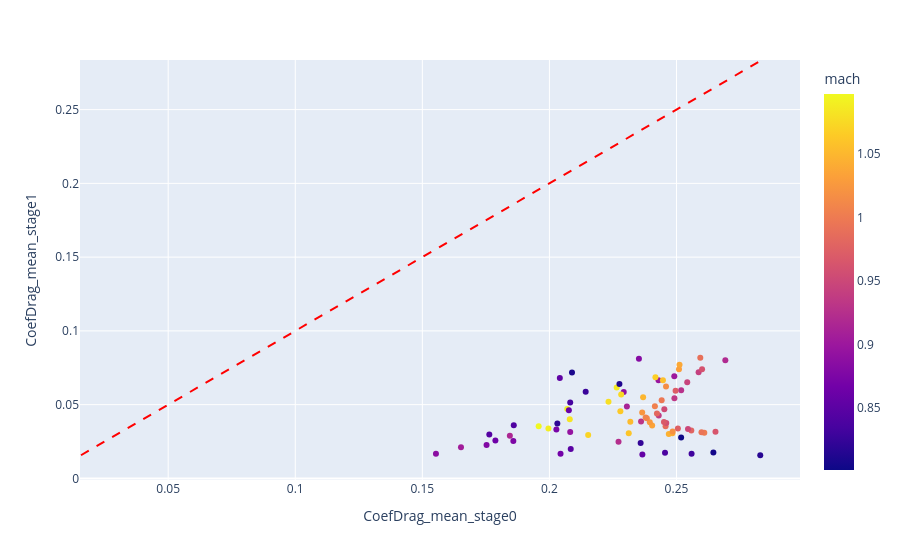
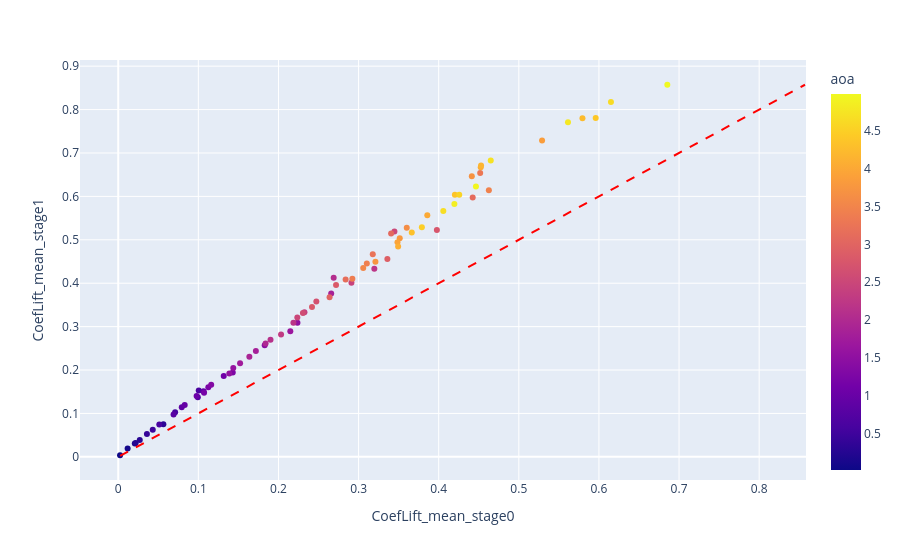
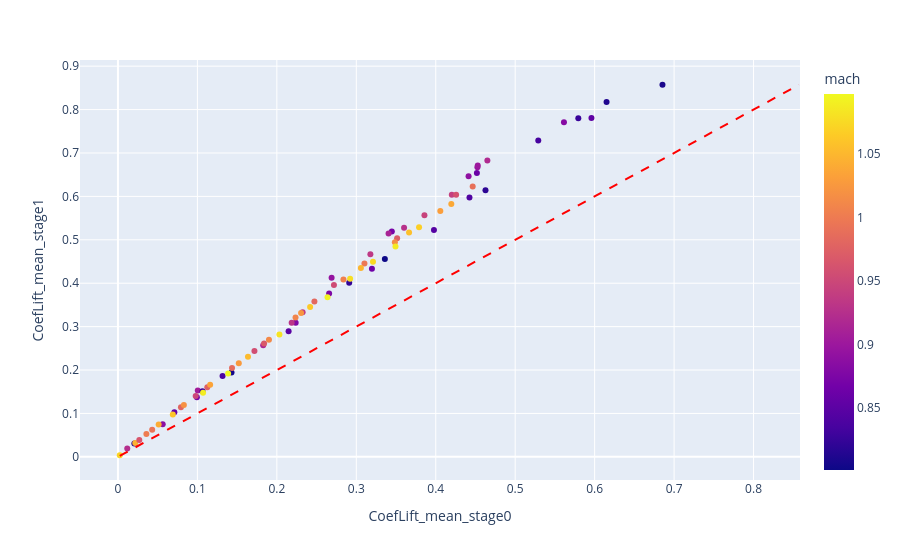
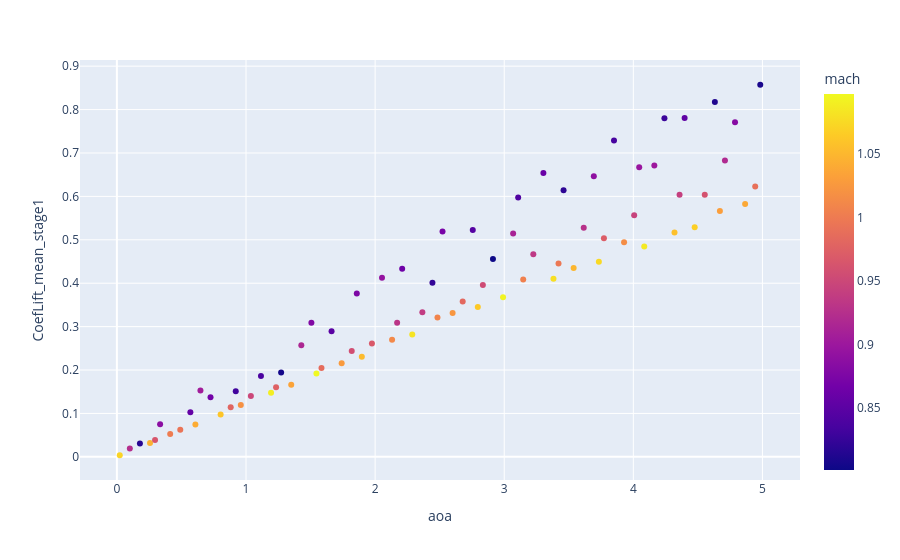

The notebook cell saved with these charts, in order:
### Code cell
plot_df_post(df_post, col1='CoefDrag_mean_stage0', col2='CoefDrag_mean_stage1', col3='mach', line_xy=True)
plot_df_post(df_post, col1='CoefLift_mean_stage0', col2='CoefLift_mean_stage1', col3='aoa', line_xy=True)

plot_df_post(df_post, col1='CoefLift_mean_stage0', col2='CoefLift_mean_stage1', col3='mach', line_xy=True)
plot_df_post(df_post, col1='aoa', col2='CoefLift_mean_stage1', col3='mach', line_xy=False)
plot_df_post(df_post, col1='CoefLift_mean_stage1', col2='CoefDrag_mean_stage1', col3='mach', line_xy=False)

### Figure 1 — Plotly figure (JSON) as saved in the notebook; plotly's stock layout.template omitted (floating-point values rounded to 4 significant figures; data arrays with more than 128 entries replaced by an {"elided": "..."} marker saying what was removed)
{"data": [{"customdata": {"elided": "80x70 mixed values"}, "hovertemplate": "CoefDrag_mean_stage0=%{x}<br>CoefDrag_mean_stage1=%{y}<br>aoa=%{customdata[0]}<br>mach=%{marker.color}<br>stage=%{customdata[2]}<br>case_idx=%{customdata[3]}<br>re=%{customdata[4]}<br>folder=%{customdata[5]}<br>CoefLift_mean_stage0=%{customdata[6]}<br>CoefLift_var_stage0=%{customdata[7]}<br>CoefDrag_var_stage0=%{customdata[8]}<br>CoefMomentY_mean_stage0=%{customdata[9]}<br>CoefMomentY_var_stage0=%{customdata[10]}<br>CoefLift_mean_stage1=%{customdata[11]}<br>CoefLift_var_stage1=%{customdata[12]}<br>CoefDrag_var_stage1=%{customdata[13]}<br>CoefMomentY_mean_stage1=%{customdata[14]}<br>CoefMomentY_var_stage1=%{customdata[15]}<br>total_iter_stage0=%{customdata[16]}<br>cfl_stage0=%{customdata[17]}<br>densityresidual_stage0=%{customdata[18]}<br>energystagnationdensityresidual_stage0=%{customdata[19]}<br>iteration_stage0=%{customdata[20]}<br>momentumresidual_stage0=%{customdata[21]}<br>momentumxresidual_stage0=%{customdata[22]}<br>momentumyresidual_stage0=%{customdata[23]}<br>momentumzresidual_stage0=%{customdata[24]}<br>time_stage0=%{customdata[25]}<br>turbulentsanutildedensityresidual_stage0=%{customdata[26]}<br>densityresidual_norm_stage0=%{customdata[27]}<br>densityresidual_scaled_stage0=%{customdata[28]}<br>energystagnationdensityresidual_norm_stage0=%{customdata[29]}<br>energystagnationdensityresidual_scaled_stage0=%{customdata[30]}<br>momentumresidual_norm_stage0=%{customdata[31]}<br>momentumresidual_scaled_stage0=%{customdata[32]}<br>momentumxresidual_norm_stage0=%{customdata[33]}<br>momentumxresidual_scaled_stage0=%{customdata[34]}<br>momentumyresidual_norm_stage0=%{customdata[35]}<br>momentumyresidual_scaled_stage0=%{customdata[36]}<br>momentumzresidual_norm_stage0=%{customdata[37]}<br>momentumzresidual_scaled_stage0=%{customdata[38]}<br>turbulentsanutildedensityresidual_norm_stage0=%{customdata[39]}<br>turbulentsanutildedensityresidual_scaled_stage0=%{customdata[40]}<br>stage_stage0=%{customdata[41]}<br>total_iterations_stage0=%{customdata[42]}<br>total_iter_stage1=%{customdata[43]}<br>cfl_stage1=%{customdata[44]}<br>densityresidual_stage1=%{customdata[45]}<br>energystagnationdensityresidual_stage1=%{customdata[46]}<br>iteration_stage1=%{customdata[47]}<br>momentumresidual_stage1=%{customdata[48]}<br>momentumxresidual_stage1=%{customdata[49]}<br>momentumyresidual_stage1=%{customdata[50]}<br>momentumzresidual_stage1=%{customdata[51]}<br>time_stage1=%{customdata[52]}<br>turbulentsanutildedensityresidual_stage1=%{customdata[53]}<br>densityresidual_norm_stage1=%{customdata[54]}<br>densityresidual_scaled_stage1=%{customdata[55]}<br>energystagnationdensityresidual_norm_stage1=%{customdata[56]}<br>energystagnationdensityresidual_scaled_stage1=%{customdata[57]}<br>momentumresidual_norm_stage1=%{customdata[58]}<br>momentumresidual_scaled_stage1=%{customdata[59]}<br>momentumxresidual_norm_stage1=%{customdata[60]}<br>momentumxresidual_scaled_stage1=%{customdata[61]}<br>momentumyresidual_norm_stage1=%{customdata[62]}<br>momentumyresidual_scaled_stage1=%{customdata[63]}<br>momentumzresidual_norm_stage1=%{customdata[64]}<br>momentumzresidual_scaled_stage1=%{customdata[65]}<br>turbulentsanutildedensityresidual_norm_stage1=%{customdata[66]}<br>turbulentsanutildedensityresidual_scaled_stage1=%{customdata[67]}<br>stage_stage1=%{customdata[68]}<br>total_iterations_stage1=%{customdata[69]}<extra></extra>", "legendgroup": "", "marker": {"color": [1.071, 0.9233, 0.8159, 1.046, 0.964, 0.8863, 1.001, 0.9937, 0.8566, 1.042, 0.9048, 0.8678, 1.06, 0.9789, 0.8307, 1.02, 0.9492, 0.8381, 1.09, 0.9752, 0.8048, 1.034, 0.9159, 0.8789, 1.097, 0.9863, 0.8492, 1.027, 0.9566, 0.8752, 1.053, 0.9678, 0.8937, 1.012, 0.9307, 0.864, 1.083, 0.9381, 0.8233, 1.008, 0.8715, 1.023, 0.9826, 0.8455, 1.064, 0.9529, 0.8011, 1.094, 0.9122, 0.8418, 1.005, 0.9344, 0.8603, 1.079, 0.9974, 0.8196, 1.049, 0.927, 0.89, 1.075, 0.9715, 0.8344, 1.016, 0.9455, 0.8974, 1.086, 0.9011, 0.827, 1.057, 0.9418, 0.8529, 1.068, 0.9603, 0.8122, 1.031, 0.9196, 0.8826, 1.038, 0.99, 0.8085], "coloraxis": "coloraxis", "symbol": "circle"}, "mode": "markers", "name": "", "orientation": "v", "showlegend": false, "type": "scatter", "x": [0.2152, 0.2272, 0.283, 0.247, 0.2653, 0.1554, 0.2609, 0.2598, 0.2366, 0.2484, 0.1652, 0.2044, 0.2312, 0.2558, 0.2559, 0.2485, 0.2545, 0.2455, 0.1996, 0.2506, 0.2645, 0.2404, 0.1844, 0.1753, 0.1958, 0.2457, 0.2084, 0.2395, 0.246, 0.1858, 0.2318, 0.2451, 0.2082, 0.2383, 0.2361, 0.1787, 0.208, 0.243, 0.2359, 0.2379, 0.2027, 0.2365, 0.2423, 0.1764, 0.2279, 0.2452, 0.2518, 0.207, 0.2305, 0.186, 0.2415, 0.2492, 0.2076, 0.2232, 0.2442, 0.2031, 0.2369, 0.2518, 0.2292, 0.2282, 0.2496, 0.2082, 0.2459, 0.2542, 0.2429, 0.2265, 0.2491, 0.2143, 0.2447, 0.2587, 0.2041, 0.2417, 0.2601, 0.2275, 0.251, 0.2692, 0.2352, 0.2512, 0.2594, 0.2089], "xaxis": "x", "y": [0.02944, 0.02479, 0.0157, 0.03016, 0.03162, 0.01675, 0.03098, 0.03123, 0.01619, 0.03057, 0.02111, 0.01672, 0.03058, 0.03246, 0.01671, 0.03186, 0.03353, 0.01731, 0.03386, 0.03384, 0.01764, 0.0358, 0.02899, 0.02272, 0.03535, 0.03533, 0.01996, 0.03805, 0.03753, 0.02528, 0.03834, 0.03821, 0.03147, 0.04086, 0.03849, 0.02568, 0.04018, 0.04271, 0.024, 0.04122, 0.03315, 0.0446, 0.04399, 0.02972, 0.04545, 0.04683, 0.0277, 0.04697, 0.04874, 0.03597, 0.04896, 0.05433, 0.0462, 0.05201, 0.05295, 0.0372, 0.05507, 0.05979, 0.05853, 0.05687, 0.05937, 0.05143, 0.0623, 0.06515, 0.06649, 0.0617, 0.06933, 0.05879, 0.06654, 0.07196, 0.06799, 0.06861, 0.07393, 0.06394, 0.07395, 0.08007, 0.08114, 0.07704, 0.08187, 0.07177], "yaxis": "y"}], "layout": {"coloraxis": {"colorbar": {"title": {"text": "mach"}}, "colorscale": [[0, "#0d0887"], [0.1111, "#46039f"], [0.2222, "#7201a8"], [0.3333, "#9c179e"], [0.4444, "#bd3786"], [0.5556, "#d8576b"], [0.6667, "#ed7953"], [0.7778, "#fb9f3a"], [0.8889, "#fdca26"], [1, "#f0f921"]]}, "legend": {"tracegroupgap": 0}, "margin": {"t": 60}, "shapes": [{"line": {"color": "Red", "dash": "dash"}, "type": "line", "x0": 0.0157, "x1": 0.283, "y0": 0.0157, "y1": 0.283}], "xaxis": {"anchor": "y", "domain": [0, 1], "title": {"text": "CoefDrag_mean_stage0"}}, "yaxis": {"anchor": "x", "domain": [0, 1], "title": {"text": "CoefDrag_mean_stage1"}}}}

### Figure 2 — Plotly figure (JSON) as saved in the notebook; plotly's stock layout.template omitted (floating-point values rounded to 4 significant figures; data arrays with more than 128 entries replaced by an {"elided": "..."} marker saying what was removed)
{"data": [{"customdata": {"elided": "80x70 mixed values"}, "hovertemplate": "CoefLift_mean_stage0=%{x}<br>CoefLift_mean_stage1=%{y}<br>aoa=%{marker.color}<br>mach=%{customdata[1]}<br>stage=%{customdata[2]}<br>case_idx=%{customdata[3]}<br>re=%{customdata[4]}<br>folder=%{customdata[5]}<br>CoefLift_var_stage0=%{customdata[6]}<br>CoefDrag_mean_stage0=%{customdata[7]}<br>CoefDrag_var_stage0=%{customdata[8]}<br>CoefMomentY_mean_stage0=%{customdata[9]}<br>CoefMomentY_var_stage0=%{customdata[10]}<br>CoefLift_var_stage1=%{customdata[11]}<br>CoefDrag_mean_stage1=%{customdata[12]}<br>CoefDrag_var_stage1=%{customdata[13]}<br>CoefMomentY_mean_stage1=%{customdata[14]}<br>CoefMomentY_var_stage1=%{customdata[15]}<br>total_iter_stage0=%{customdata[16]}<br>cfl_stage0=%{customdata[17]}<br>densityresidual_stage0=%{customdata[18]}<br>energystagnationdensityresidual_stage0=%{customdata[19]}<br>iteration_stage0=%{customdata[20]}<br>momentumresidual_stage0=%{customdata[21]}<br>momentumxresidual_stage0=%{customdata[22]}<br>momentumyresidual_stage0=%{customdata[23]}<br>momentumzresidual_stage0=%{customdata[24]}<br>time_stage0=%{customdata[25]}<br>turbulentsanutildedensityresidual_stage0=%{customdata[26]}<br>densityresidual_norm_stage0=%{customdata[27]}<br>densityresidual_scaled_stage0=%{customdata[28]}<br>energystagnationdensityresidual_norm_stage0=%{customdata[29]}<br>energystagnationdensityresidual_scaled_stage0=%{customdata[30]}<br>momentumresidual_norm_stage0=%{customdata[31]}<br>momentumresidual_scaled_stage0=%{customdata[32]}<br>momentumxresidual_norm_stage0=%{customdata[33]}<br>momentumxresidual_scaled_stage0=%{customdata[34]}<br>momentumyresidual_norm_stage0=%{customdata[35]}<br>momentumyresidual_scaled_stage0=%{customdata[36]}<br>momentumzresidual_norm_stage0=%{customdata[37]}<br>momentumzresidual_scaled_stage0=%{customdata[38]}<br>turbulentsanutildedensityresidual_norm_stage0=%{customdata[39]}<br>turbulentsanutildedensityresidual_scaled_stage0=%{customdata[40]}<br>stage_stage0=%{customdata[41]}<br>total_iterations_stage0=%{customdata[42]}<br>total_iter_stage1=%{customdata[43]}<br>cfl_stage1=%{customdata[44]}<br>densityresidual_stage1=%{customdata[45]}<br>energystagnationdensityresidual_stage1=%{customdata[46]}<br>iteration_stage1=%{customdata[47]}<br>momentumresidual_stage1=%{customdata[48]}<br>momentumxresidual_stage1=%{customdata[49]}<br>momentumyresidual_stage1=%{customdata[50]}<br>momentumzresidual_stage1=%{customdata[51]}<br>time_stage1=%{customdata[52]}<br>turbulentsanutildedensityresidual_stage1=%{customdata[53]}<br>densityresidual_norm_stage1=%{customdata[54]}<br>densityresidual_scaled_stage1=%{customdata[55]}<br>energystagnationdensityresidual_norm_stage1=%{customdata[56]}<br>energystagnationdensityresidual_scaled_stage1=%{customdata[57]}<br>momentumresidual_norm_stage1=%{customdata[58]}<br>momentumresidual_scaled_stage1=%{customdata[59]}<br>momentumxresidual_norm_stage1=%{customdata[60]}<br>momentumxresidual_scaled_stage1=%{customdata[61]}<br>momentumyresidual_norm_stage1=%{customdata[62]}<br>momentumyresidual_scaled_stage1=%{customdata[63]}<br>momentumzresidual_norm_stage1=%{customdata[64]}<br>momentumzresidual_scaled_stage1=%{customdata[65]}<br>turbulentsanutildedensityresidual_norm_stage1=%{customdata[66]}<br>turbulentsanutildedensityresidual_scaled_stage1=%{customdata[67]}<br>stage_stage1=%{customdata[68]}<br>total_iterations_stage1=%{customdata[69]}<extra></extra>", "legendgroup": "", "marker": {"color": [0.02215, 0.1003, 0.1784, 0.2565, 0.2956, 0.3347, 0.4128, 0.4909, 0.569, 0.6081, 0.6472, 0.7253, 0.8034, 0.8815, 0.9206, 0.9597, 1.038, 1.116, 1.194, 1.233, 1.272, 1.35, 1.428, 1.507, 1.546, 1.585, 1.663, 1.741, 1.819, 1.858, 1.897, 1.975, 2.053, 2.132, 2.171, 2.21, 2.288, 2.366, 2.444, 2.483, 2.522, 2.6, 2.678, 2.757, 2.796, 2.835, 2.913, 2.991, 3.069, 3.108, 3.147, 3.225, 3.303, 3.382, 3.421, 3.46, 3.538, 3.616, 3.694, 3.733, 3.772, 3.85, 3.928, 4.007, 4.046, 4.085, 4.163, 4.241, 4.319, 4.358, 4.397, 4.475, 4.553, 4.632, 4.671, 4.71, 4.788, 4.866, 4.944, 4.983], "coloraxis": "coloraxis", "symbol": "circle"}, "mode": "markers", "name": "", "orientation": "v", "showlegend": false, "type": "scatter", "x": [0.002261, 0.01171, 0.02066, 0.02177, 0.02686, 0.05632, 0.03579, 0.04308, 0.07099, 0.05124, 0.1005, 0.09932, 0.06906, 0.07929, 0.1064, 0.08297, 0.09784, 0.1317, 0.1071, 0.1125, 0.1429, 0.116, 0.1828, 0.2237, 0.1387, 0.1436, 0.2148, 0.1521, 0.1718, 0.2658, 0.1637, 0.1839, 0.2689, 0.1901, 0.2186, 0.3197, 0.2032, 0.2324, 0.2911, 0.2235, 0.3447, 0.2305, 0.2473, 0.3977, 0.2418, 0.2719, 0.3359, 0.2638, 0.3406, 0.4424, 0.2838, 0.3177, 0.4518, 0.2922, 0.3103, 0.4626, 0.3058, 0.3601, 0.4413, 0.321, 0.3514, 0.529, 0.3485, 0.3858, 0.4524, 0.3493, 0.4529, 0.5794, 0.3664, 0.4202, 0.596, 0.379, 0.4256, 0.615, 0.4058, 0.465, 0.5614, 0.4196, 0.4465, 0.6854], "xaxis": "x", "y": [0.003709, 0.0191, 0.03071, 0.03171, 0.03886, 0.07515, 0.05238, 0.06265, 0.1029, 0.07457, 0.1526, 0.1375, 0.09764, 0.1142, 0.151, 0.1196, 0.1403, 0.1861, 0.1477, 0.1606, 0.1943, 0.166, 0.2572, 0.3092, 0.1918, 0.2044, 0.2894, 0.2157, 0.2439, 0.3763, 0.2308, 0.2613, 0.4124, 0.27, 0.3087, 0.4333, 0.282, 0.3331, 0.4014, 0.321, 0.5194, 0.3315, 0.3577, 0.5225, 0.3451, 0.3961, 0.4558, 0.3679, 0.5145, 0.5972, 0.4084, 0.4668, 0.654, 0.4106, 0.4455, 0.6143, 0.4352, 0.5276, 0.6464, 0.4494, 0.5034, 0.729, 0.4945, 0.5565, 0.6669, 0.4845, 0.671, 0.7803, 0.5168, 0.604, 0.7806, 0.5288, 0.6038, 0.8177, 0.5666, 0.6825, 0.7708, 0.5826, 0.6229, 0.8572], "yaxis": "y"}], "layout": {"coloraxis": {"colorbar": {"title": {"text": "aoa"}}, "colorscale": [[0, "#0d0887"], [0.1111, "#46039f"], [0.2222, "#7201a8"], [0.3333, "#9c179e"], [0.4444, "#bd3786"], [0.5556, "#d8576b"], [0.6667, "#ed7953"], [0.7778, "#fb9f3a"], [0.8889, "#fdca26"], [1, "#f0f921"]]}, "legend": {"tracegroupgap": 0}, "margin": {"t": 60}, "shapes": [{"line": {"color": "Red", "dash": "dash"}, "type": "line", "x0": 0.002261, "x1": 0.8572, "y0": 0.002261, "y1": 0.8572}], "xaxis": {"anchor": "y", "domain": [0, 1], "title": {"text": "CoefLift_mean_stage0"}}, "yaxis": {"anchor": "x", "domain": [0, 1], "title": {"text": "CoefLift_mean_stage1"}}}}

### Figure 3 — Plotly figure (JSON) as saved in the notebook; plotly's stock layout.template omitted (floating-point values rounded to 4 significant figures; data arrays with more than 128 entries replaced by an {"elided": "..."} marker saying what was removed)
{"data": [{"customdata": {"elided": "80x70 mixed values"}, "hovertemplate": "CoefLift_mean_stage0=%{x}<br>CoefLift_mean_stage1=%{y}<br>aoa=%{customdata[0]}<br>mach=%{marker.color}<br>stage=%{customdata[2]}<br>case_idx=%{customdata[3]}<br>re=%{customdata[4]}<br>folder=%{customdata[5]}<br>CoefLift_var_stage0=%{customdata[6]}<br>CoefDrag_mean_stage0=%{customdata[7]}<br>CoefDrag_var_stage0=%{customdata[8]}<br>CoefMomentY_mean_stage0=%{customdata[9]}<br>CoefMomentY_var_stage0=%{customdata[10]}<br>CoefLift_var_stage1=%{customdata[11]}<br>CoefDrag_mean_stage1=%{customdata[12]}<br>CoefDrag_var_stage1=%{customdata[13]}<br>CoefMomentY_mean_stage1=%{customdata[14]}<br>CoefMomentY_var_stage1=%{customdata[15]}<br>total_iter_stage0=%{customdata[16]}<br>cfl_stage0=%{customdata[17]}<br>densityresidual_stage0=%{customdata[18]}<br>energystagnationdensityresidual_stage0=%{customdata[19]}<br>iteration_stage0=%{customdata[20]}<br>momentumresidual_stage0=%{customdata[21]}<br>momentumxresidual_stage0=%{customdata[22]}<br>momentumyresidual_stage0=%{customdata[23]}<br>momentumzresidual_stage0=%{customdata[24]}<br>time_stage0=%{customdata[25]}<br>turbulentsanutildedensityresidual_stage0=%{customdata[26]}<br>densityresidual_norm_stage0=%{customdata[27]}<br>densityresidual_scaled_stage0=%{customdata[28]}<br>energystagnationdensityresidual_norm_stage0=%{customdata[29]}<br>energystagnationdensityresidual_scaled_stage0=%{customdata[30]}<br>momentumresidual_norm_stage0=%{customdata[31]}<br>momentumresidual_scaled_stage0=%{customdata[32]}<br>momentumxresidual_norm_stage0=%{customdata[33]}<br>momentumxresidual_scaled_stage0=%{customdata[34]}<br>momentumyresidual_norm_stage0=%{customdata[35]}<br>momentumyresidual_scaled_stage0=%{customdata[36]}<br>momentumzresidual_norm_stage0=%{customdata[37]}<br>momentumzresidual_scaled_stage0=%{customdata[38]}<br>turbulentsanutildedensityresidual_norm_stage0=%{customdata[39]}<br>turbulentsanutildedensityresidual_scaled_stage0=%{customdata[40]}<br>stage_stage0=%{customdata[41]}<br>total_iterations_stage0=%{customdata[42]}<br>total_iter_stage1=%{customdata[43]}<br>cfl_stage1=%{customdata[44]}<br>densityresidual_stage1=%{customdata[45]}<br>energystagnationdensityresidual_stage1=%{customdata[46]}<br>iteration_stage1=%{customdata[47]}<br>momentumresidual_stage1=%{customdata[48]}<br>momentumxresidual_stage1=%{customdata[49]}<br>momentumyresidual_stage1=%{customdata[50]}<br>momentumzresidual_stage1=%{customdata[51]}<br>time_stage1=%{customdata[52]}<br>turbulentsanutildedensityresidual_stage1=%{customdata[53]}<br>densityresidual_norm_stage1=%{customdata[54]}<br>densityresidual_scaled_stage1=%{customdata[55]}<br>energystagnationdensityresidual_norm_stage1=%{customdata[56]}<br>energystagnationdensityresidual_scaled_stage1=%{customdata[57]}<br>momentumresidual_norm_stage1=%{customdata[58]}<br>momentumresidual_scaled_stage1=%{customdata[59]}<br>momentumxresidual_norm_stage1=%{customdata[60]}<br>momentumxresidual_scaled_stage1=%{customdata[61]}<br>momentumyresidual_norm_stage1=%{customdata[62]}<br>momentumyresidual_scaled_stage1=%{customdata[63]}<br>momentumzresidual_norm_stage1=%{customdata[64]}<br>momentumzresidual_scaled_stage1=%{customdata[65]}<br>turbulentsanutildedensityresidual_norm_stage1=%{customdata[66]}<br>turbulentsanutildedensityresidual_scaled_stage1=%{customdata[67]}<br>stage_stage1=%{customdata[68]}<br>total_iterations_stage1=%{customdata[69]}<extra></extra>", "legendgroup": "", "marker": {"color": [1.071, 0.9233, 0.8159, 1.046, 0.964, 0.8863, 1.001, 0.9937, 0.8566, 1.042, 0.9048, 0.8678, 1.06, 0.9789, 0.8307, 1.02, 0.9492, 0.8381, 1.09, 0.9752, 0.8048, 1.034, 0.9159, 0.8789, 1.097, 0.9863, 0.8492, 1.027, 0.9566, 0.8752, 1.053, 0.9678, 0.8937, 1.012, 0.9307, 0.864, 1.083, 0.9381, 0.8233, 1.008, 0.8715, 1.023, 0.9826, 0.8455, 1.064, 0.9529, 0.8011, 1.094, 0.9122, 0.8418, 1.005, 0.9344, 0.8603, 1.079, 0.9974, 0.8196, 1.049, 0.927, 0.89, 1.075, 0.9715, 0.8344, 1.016, 0.9455, 0.8974, 1.086, 0.9011, 0.827, 1.057, 0.9418, 0.8529, 1.068, 0.9603, 0.8122, 1.031, 0.9196, 0.8826, 1.038, 0.99, 0.8085], "coloraxis": "coloraxis", "symbol": "circle"}, "mode": "markers", "name": "", "orientation": "v", "showlegend": false, "type": "scatter", "x": [0.002261, 0.01171, 0.02066, 0.02177, 0.02686, 0.05632, 0.03579, 0.04308, 0.07099, 0.05124, 0.1005, 0.09932, 0.06906, 0.07929, 0.1064, 0.08297, 0.09784, 0.1317, 0.1071, 0.1125, 0.1429, 0.116, 0.1828, 0.2237, 0.1387, 0.1436, 0.2148, 0.1521, 0.1718, 0.2658, 0.1637, 0.1839, 0.2689, 0.1901, 0.2186, 0.3197, 0.2032, 0.2324, 0.2911, 0.2235, 0.3447, 0.2305, 0.2473, 0.3977, 0.2418, 0.2719, 0.3359, 0.2638, 0.3406, 0.4424, 0.2838, 0.3177, 0.4518, 0.2922, 0.3103, 0.4626, 0.3058, 0.3601, 0.4413, 0.321, 0.3514, 0.529, 0.3485, 0.3858, 0.4524, 0.3493, 0.4529, 0.5794, 0.3664, 0.4202, 0.596, 0.379, 0.4256, 0.615, 0.4058, 0.465, 0.5614, 0.4196, 0.4465, 0.6854], "xaxis": "x", "y": [0.003709, 0.0191, 0.03071, 0.03171, 0.03886, 0.07515, 0.05238, 0.06265, 0.1029, 0.07457, 0.1526, 0.1375, 0.09764, 0.1142, 0.151, 0.1196, 0.1403, 0.1861, 0.1477, 0.1606, 0.1943, 0.166, 0.2572, 0.3092, 0.1918, 0.2044, 0.2894, 0.2157, 0.2439, 0.3763, 0.2308, 0.2613, 0.4124, 0.27, 0.3087, 0.4333, 0.282, 0.3331, 0.4014, 0.321, 0.5194, 0.3315, 0.3577, 0.5225, 0.3451, 0.3961, 0.4558, 0.3679, 0.5145, 0.5972, 0.4084, 0.4668, 0.654, 0.4106, 0.4455, 0.6143, 0.4352, 0.5276, 0.6464, 0.4494, 0.5034, 0.729, 0.4945, 0.5565, 0.6669, 0.4845, 0.671, 0.7803, 0.5168, 0.604, 0.7806, 0.5288, 0.6038, 0.8177, 0.5666, 0.6825, 0.7708, 0.5826, 0.6229, 0.8572], "yaxis": "y"}], "layout": {"coloraxis": {"colorbar": {"title": {"text": "mach"}}, "colorscale": [[0, "#0d0887"], [0.1111, "#46039f"], [0.2222, "#7201a8"], [0.3333, "#9c179e"], [0.4444, "#bd3786"], [0.5556, "#d8576b"], [0.6667, "#ed7953"], [0.7778, "#fb9f3a"], [0.8889, "#fdca26"], [1, "#f0f921"]]}, "legend": {"tracegroupgap": 0}, "margin": {"t": 60}, "shapes": [{"line": {"color": "Red", "dash": "dash"}, "type": "line", "x0": 0.002261, "x1": 0.8572, "y0": 0.002261, "y1": 0.8572}], "xaxis": {"anchor": "y", "domain": [0, 1], "title": {"text": "CoefLift_mean_stage0"}}, "yaxis": {"anchor": "x", "domain": [0, 1], "title": {"text": "CoefLift_mean_stage1"}}}}

### Figure 4 — Plotly figure (JSON) as saved in the notebook; plotly's stock layout.template omitted (floating-point values rounded to 4 significant figures; data arrays with more than 128 entries replaced by an {"elided": "..."} marker saying what was removed)
{"data": [{"customdata": {"elided": "80x70 mixed values"}, "hovertemplate": "aoa=%{x}<br>CoefLift_mean_stage1=%{y}<br>mach=%{marker.color}<br>stage=%{customdata[1]}<br>case_idx=%{customdata[2]}<br>re=%{customdata[3]}<br>folder=%{customdata[4]}<br>CoefLift_mean_stage0=%{customdata[5]}<br>CoefLift_var_stage0=%{customdata[6]}<br>CoefDrag_mean_stage0=%{customdata[7]}<br>CoefDrag_var_stage0=%{customdata[8]}<br>CoefMomentY_mean_stage0=%{customdata[9]}<br>CoefMomentY_var_stage0=%{customdata[10]}<br>CoefLift_var_stage1=%{customdata[11]}<br>CoefDrag_mean_stage1=%{customdata[12]}<br>CoefDrag_var_stage1=%{customdata[13]}<br>CoefMomentY_mean_stage1=%{customdata[14]}<br>CoefMomentY_var_stage1=%{customdata[15]}<br>total_iter_stage0=%{customdata[16]}<br>cfl_stage0=%{customdata[17]}<br>densityresidual_stage0=%{customdata[18]}<br>energystagnationdensityresidual_stage0=%{customdata[19]}<br>iteration_stage0=%{customdata[20]}<br>momentumresidual_stage0=%{customdata[21]}<br>momentumxresidual_stage0=%{customdata[22]}<br>momentumyresidual_stage0=%{customdata[23]}<br>momentumzresidual_stage0=%{customdata[24]}<br>time_stage0=%{customdata[25]}<br>turbulentsanutildedensityresidual_stage0=%{customdata[26]}<br>densityresidual_norm_stage0=%{customdata[27]}<br>densityresidual_scaled_stage0=%{customdata[28]}<br>energystagnationdensityresidual_norm_stage0=%{customdata[29]}<br>energystagnationdensityresidual_scaled_stage0=%{customdata[30]}<br>momentumresidual_norm_stage0=%{customdata[31]}<br>momentumresidual_scaled_stage0=%{customdata[32]}<br>momentumxresidual_norm_stage0=%{customdata[33]}<br>momentumxresidual_scaled_stage0=%{customdata[34]}<br>momentumyresidual_norm_stage0=%{customdata[35]}<br>momentumyresidual_scaled_stage0=%{customdata[36]}<br>momentumzresidual_norm_stage0=%{customdata[37]}<br>momentumzresidual_scaled_stage0=%{customdata[38]}<br>turbulentsanutildedensityresidual_norm_stage0=%{customdata[39]}<br>turbulentsanutildedensityresidual_scaled_stage0=%{customdata[40]}<br>stage_stage0=%{customdata[41]}<br>total_iterations_stage0=%{customdata[42]}<br>total_iter_stage1=%{customdata[43]}<br>cfl_stage1=%{customdata[44]}<br>densityresidual_stage1=%{customdata[45]}<br>energystagnationdensityresidual_stage1=%{customdata[46]}<br>iteration_stage1=%{customdata[47]}<br>momentumresidual_stage1=%{customdata[48]}<br>momentumxresidual_stage1=%{customdata[49]}<br>momentumyresidual_stage1=%{customdata[50]}<br>momentumzresidual_stage1=%{customdata[51]}<br>time_stage1=%{customdata[52]}<br>turbulentsanutildedensityresidual_stage1=%{customdata[53]}<br>densityresidual_norm_stage1=%{customdata[54]}<br>densityresidual_scaled_stage1=%{customdata[55]}<br>energystagnationdensityresidual_norm_stage1=%{customdata[56]}<br>energystagnationdensityresidual_scaled_stage1=%{customdata[57]}<br>momentumresidual_norm_stage1=%{customdata[58]}<br>momentumresidual_scaled_stage1=%{customdata[59]}<br>momentumxresidual_norm_stage1=%{customdata[60]}<br>momentumxresidual_scaled_stage1=%{customdata[61]}<br>momentumyresidual_norm_stage1=%{customdata[62]}<br>momentumyresidual_scaled_stage1=%{customdata[63]}<br>momentumzresidual_norm_stage1=%{customdata[64]}<br>momentumzresidual_scaled_stage1=%{customdata[65]}<br>turbulentsanutildedensityresidual_norm_stage1=%{customdata[66]}<br>turbulentsanutildedensityresidual_scaled_stage1=%{customdata[67]}<br>stage_stage1=%{customdata[68]}<br>total_iterations_stage1=%{customdata[69]}<extra></extra>", "legendgroup": "", "marker": {"color": [1.071, 0.9233, 0.8159, 1.046, 0.964, 0.8863, 1.001, 0.9937, 0.8566, 1.042, 0.9048, 0.8678, 1.06, 0.9789, 0.8307, 1.02, 0.9492, 0.8381, 1.09, 0.9752, 0.8048, 1.034, 0.9159, 0.8789, 1.097, 0.9863, 0.8492, 1.027, 0.9566, 0.8752, 1.053, 0.9678, 0.8937, 1.012, 0.9307, 0.864, 1.083, 0.9381, 0.8233, 1.008, 0.8715, 1.023, 0.9826, 0.8455, 1.064, 0.9529, 0.8011, 1.094, 0.9122, 0.8418, 1.005, 0.9344, 0.8603, 1.079, 0.9974, 0.8196, 1.049, 0.927, 0.89, 1.075, 0.9715, 0.8344, 1.016, 0.9455, 0.8974, 1.086, 0.9011, 0.827, 1.057, 0.9418, 0.8529, 1.068, 0.9603, 0.8122, 1.031, 0.9196, 0.8826, 1.038, 0.99, 0.8085], "coloraxis": "coloraxis", "symbol": "circle"}, "mode": "markers", "name": "", "orientation": "v", "showlegend": false, "type": "scatter", "x": [0.02215, 0.1003, 0.1784, 0.2565, 0.2956, 0.3347, 0.4128, 0.4909, 0.569, 0.6081, 0.6472, 0.7253, 0.8034, 0.8815, 0.9206, 0.9597, 1.038, 1.116, 1.194, 1.233, 1.272, 1.35, 1.428, 1.507, 1.546, 1.585, 1.663, 1.741, 1.819, 1.858, 1.897, 1.975, 2.053, 2.132, 2.171, 2.21, 2.288, 2.366, 2.444, 2.483, 2.522, 2.6, 2.678, 2.757, 2.796, 2.835, 2.913, 2.991, 3.069, 3.108, 3.147, 3.225, 3.303, 3.382, 3.421, 3.46, 3.538, 3.616, 3.694, 3.733, 3.772, 3.85, 3.928, 4.007, 4.046, 4.085, 4.163, 4.241, 4.319, 4.358, 4.397, 4.475, 4.553, 4.632, 4.671, 4.71, 4.788, 4.866, 4.944, 4.983], "xaxis": "x", "y": [0.003709, 0.0191, 0.03071, 0.03171, 0.03886, 0.07515, 0.05238, 0.06265, 0.1029, 0.07457, 0.1526, 0.1375, 0.09764, 0.1142, 0.151, 0.1196, 0.1403, 0.1861, 0.1477, 0.1606, 0.1943, 0.166, 0.2572, 0.3092, 0.1918, 0.2044, 0.2894, 0.2157, 0.2439, 0.3763, 0.2308, 0.2613, 0.4124, 0.27, 0.3087, 0.4333, 0.282, 0.3331, 0.4014, 0.321, 0.5194, 0.3315, 0.3577, 0.5225, 0.3451, 0.3961, 0.4558, 0.3679, 0.5145, 0.5972, 0.4084, 0.4668, 0.654, 0.4106, 0.4455, 0.6143, 0.4352, 0.5276, 0.6464, 0.4494, 0.5034, 0.729, 0.4945, 0.5565, 0.6669, 0.4845, 0.671, 0.7803, 0.5168, 0.604, 0.7806, 0.5288, 0.6038, 0.8177, 0.5666, 0.6825, 0.7708, 0.5826, 0.6229, 0.8572], "yaxis": "y"}], "layout": {"coloraxis": {"colorbar": {"title": {"text": "mach"}}, "colorscale": [[0, "#0d0887"], [0.1111, "#46039f"], [0.2222, "#7201a8"], [0.3333, "#9c179e"], [0.4444, "#bd3786"], [0.5556, "#d8576b"], [0.6667, "#ed7953"], [0.7778, "#fb9f3a"], [0.8889, "#fdca26"], [1, "#f0f921"]]}, "legend": {"tracegroupgap": 0}, "margin": {"t": 60}, "xaxis": {"anchor": "y", "domain": [0, 1], "title": {"text": "aoa"}}, "yaxis": {"anchor": "x", "domain": [0, 1], "title": {"text": "CoefLift_mean_stage1"}}}}
